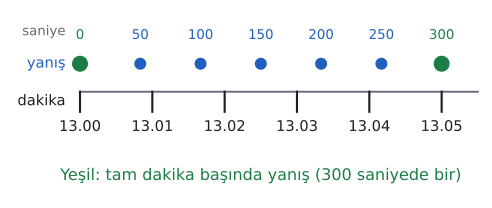

Write the Python code that produced this figure.
import sys; sys.path.insert(0, "tools")
from cizim import *

# Lamba 13.00.00'da yanar, sonra 50 saniyede bir. Dakika başları 60 saniyede bir.
# İkisi EKOK(50, 60) = 300 saniyede (5 dakikada) bir çakışır.
fig, ax = sekil(6.4, 2.6)
ax.axis("off")
ax.plot([0, 330], [0, 0], color=SOLUK, lw=1.4)
for t in range(0, 301, 60):
    ax.plot([t, t], [-0.25, 0], color=YAZI, lw=1.6)
    ax.text(t, -0.35, "13.%02d" % (t // 60), ha="center", va="top", fontsize=11)
for t in range(0, 301, 50):
    cak = t % 60 == 0
    ax.plot(t, 0.35, "o", color=YESIL if cak else MAVI, markersize=11 if cak else 8, zorder=4)
    ax.text(t, 0.62, str(t), ha="center", va="bottom", fontsize=10, color=YESIL if cak else MAVI)
ax.text(-12, 0.35, "yanış", ha="right", va="center", fontsize=11, color=MAVI)
ax.text(-12, 0.75, "saniye", ha="right", va="center", fontsize=10, color=SOLUK)
ax.text(-12, -0.12, "dakika", ha="right", va="center", fontsize=11, color=YAZI)
ax.text(150, -0.95, "Yeşil: tam dakika başında yanış (300 saniyede bir)", ha="center", va="top", fontsize=12, color=YESIL)
ax.set_xlim(-60, 335); ax.set_ylim(-1.35, 1.05)
kaydet(fig, __file__)
